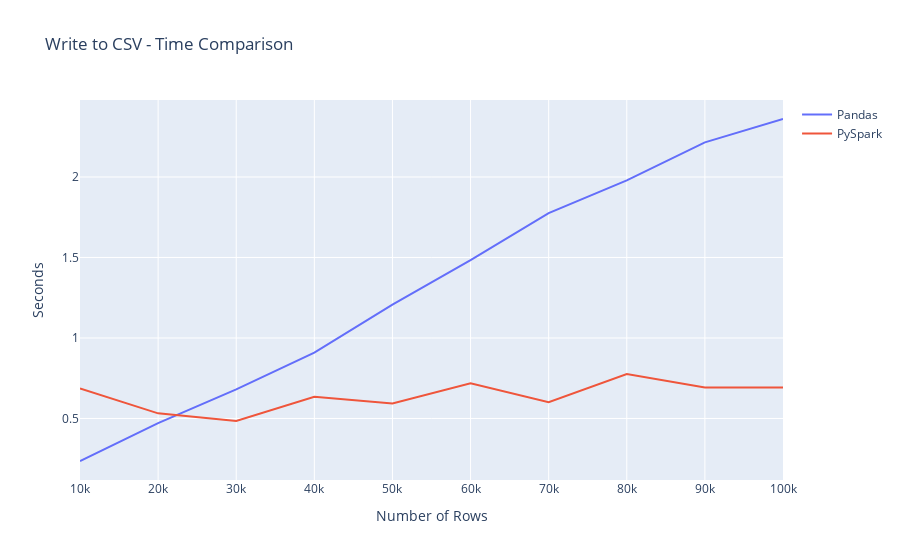
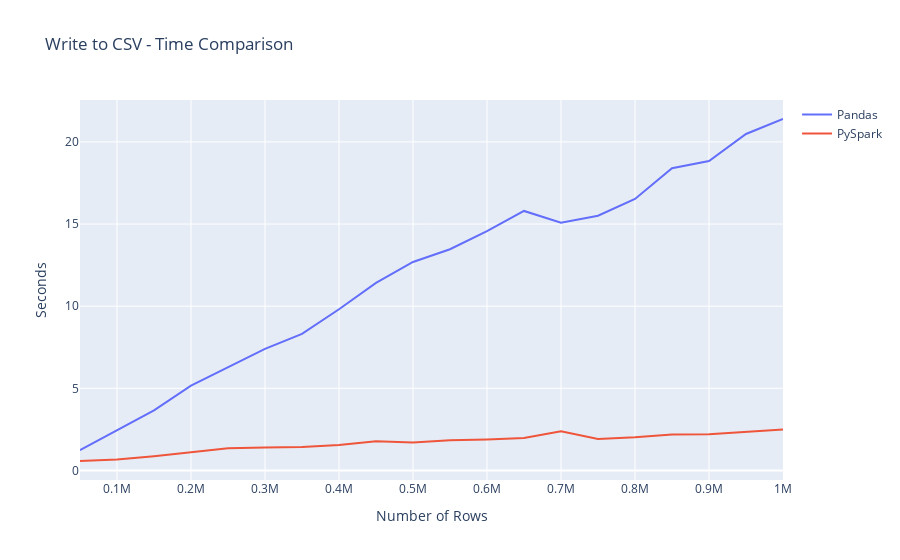

Notebook source saved alongside these figures, in order:
### Markdown cell above
#### Plots for the Analysis:

### Code cell
small_read = utils.plot_statistic("Write to CSV", time_statistics_small, "write")
small_read.show()

large_read = utils.plot_statistic("Write to CSV", time_statistics_large, "write")
large_read.show()

### Figure 1 — Plotly figure (JSON) as saved in the notebook; plotly's stock layout.template omitted (floating-point values rounded to 4 significant figures)
{"data": [{"hovertemplate": "Rows: %{x}<br>Seconds: %{y}", "mode": "lines", "name": "Pandas", "type": "scatter", "x": [10000, 20000, 30000, 40000, 50000, 60000, 70000, 80000, 90000, 100000], "y": [0.2359, 0.471, 0.6811, 0.9096, 1.208, 1.483, 1.775, 1.979, 2.215, 2.36]}, {"hovertemplate": "Rows: %{x}<br>Seconds: %{y}", "mode": "lines", "name": "PySpark", "type": "scatter", "x": [10000, 20000, 30000, 40000, 50000, 60000, 70000, 80000, 90000, 100000], "y": [0.686, 0.5317, 0.4847, 0.6351, 0.5929, 0.7188, 0.6013, 0.7761, 0.6927, 0.6919]}], "layout": {"title": {"text": "Write to CSV - Time Comparison"}, "xaxis": {"title": {"text": "Number of Rows"}}, "yaxis": {"title": {"text": "Seconds"}}}}

### Figure 2 — Plotly figure (JSON) as saved in the notebook; plotly's stock layout.template omitted (floating-point values rounded to 4 significant figures)
{"data": [{"hovertemplate": "Rows: %{x}<br>Seconds: %{y}", "mode": "lines", "name": "Pandas", "type": "scatter", "x": [50000, 100000, 150000, 200000, 250000, 300000, 350000, 400000, 450000, 500000, 550000, 600000, 650000, 700000, 750000, 800000, 850000, 900000, 950000, 1000000], "y": [1.231, 2.448, 3.662, 5.162, 6.294, 7.398, 8.313, 9.814, 11.42, 12.69, 13.47, 14.57, 15.8, 15.08, 15.51, 16.53, 18.4, 18.84, 20.48, 21.39]}, {"hovertemplate": "Rows: %{x}<br>Seconds: %{y}", "mode": "lines", "name": "PySpark", "type": "scatter", "x": [50000, 100000, 150000, 200000, 250000, 300000, 350000, 400000, 450000, 500000, 550000, 600000, 650000, 700000, 750000, 800000, 850000, 900000, 950000, 1000000], "y": [0.5758, 0.672, 0.8691, 1.119, 1.354, 1.401, 1.432, 1.548, 1.782, 1.701, 1.834, 1.878, 1.97, 2.389, 1.913, 2.016, 2.194, 2.211, 2.348, 2.493]}], "layout": {"title": {"text": "Write to CSV - Time Comparison"}, "xaxis": {"title": {"text": "Number of Rows"}}, "yaxis": {"title": {"text": "Seconds"}}}}
